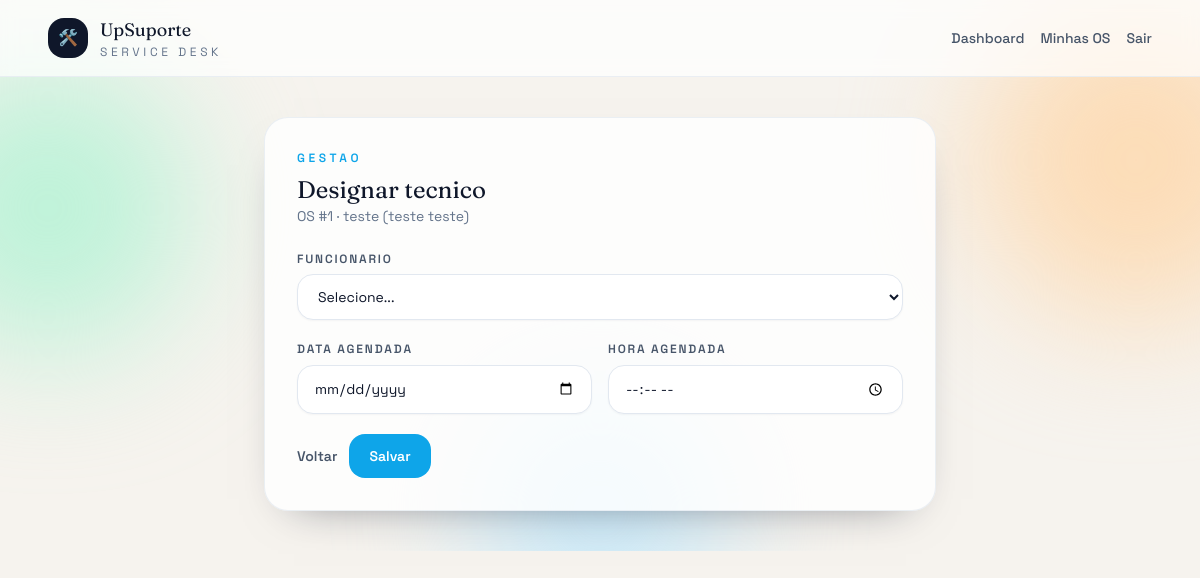
Page /os/1/designar/ (signed in) on the committed database.
### core/models.py (models this page shows, shortened)
class OrdemServico(models.Model):
    STATUS_CHOICES = [
        ("ABERTO", "Aberto"),
        ("AGENDADO", "Agendado"),
        ("EM_ANDAMENTO", "Em andamento"),
        ("CONCLUIDO", "Concluído"),
        ("CANCELADO", "Cancelado"),
    ]
    PRIORIDADE_CHOICES = [
        ("BAIXA", "Baixa"),
        ("MEDIA", "Média"),
        ("ALTA", "Alta"),
    ]
    aparelho = models.ForeignKey(Aparelho, on_delete=models.CASCADE, related_name="ordens")
    funcionario = models.ForeignKey(Funcionario, on_delete=models.SET_NULL, null=True, blank=True)
    problema_relatado = models.TextField()
    status = models.CharField(max_length=20, choices=STATUS_CHOICES, default="ABERTO")
    data_agendada = models.DateField(null=True, blank=True)
    hora_agendada = models.TimeField(null=True, blank=True)
    prioridade = models.CharField(max_length=10, choices=PRIORIDADE_CHOICES, default="MEDIA")
    laudo_tecnico = models.TextField(blank=True)  # só preenche quando finaliza
    data_criacao = models.DateTimeField(auto_now_add=True)
    data_conclusao = models.DateTimeField(null=True, blank=True)

class Aparelho(models.Model):
    TIPO_CHOICES = [
        ("NOTEBOOK", "Notebook"),
        ("DESKTOP", "Desktop"),
        ("IMPRESSORA", "Impressora"),
        ("MONITOR", "Monitor"),
        ("OUTRO", "Outro"),
    ]
    nome = models.CharField(max_length=150)
    tipo = models.CharField(max_length=50, choices=TIPO_CHOICES)
    marca = models.CharField(max_length=100)
    modelo = models.CharField(max_length=100)
    numero_serie = models.CharField(max_length=100, unique=True)
    cliente = models.CharField(max_length=150)
    data_cadastro = models.DateTimeField(auto_now_add=True)

### core/decorators.py (the view)
    @login_required
    def _wrapped(request, *args, **kwargs):
        if not request.user.groups.filter(name="Gestor").exists():
            return redirect("home")
        return view_func(request, *args, **kwargs)

### core/models.py (called while the page is built)
    def __str__(self):
        return self.usuario.get_full_name() or self.usuario.username

### core/views.py (called while the page is built, shortened)
@gestor_required
def designar_funcionario(request, os_id):
    ordem = get_object_or_404(OrdemServico, id=os_id)
    funcionarios = Funcionario.objects.all()
    return render(request, "designar_funcionario.html", {
        "ordem": ordem,
        "funcionarios": funcionarios
    })

### templates/designar_funcionario.html (shortened to what this page needs)
{% extends "base.html" %}
{% block content %}
<div class="mx-auto max-w-2xl rounded-3xl border border-slate-200/70 bg-white/80 p-8 shadow-soft">
  <div class="mb-6">
    <p class="text-xs font-semibold uppercase tracking-[0.3em] text-sky-500">Gestao</p>
    <h2 class="mt-2 font-display text-2xl">Designar tecnico</h2>
    <p class="text-sm text-slate-500">
      OS #{{ ordem.id }} · {{ ordem.aparelho.nome }} ({{ ordem.aparelho.marca }} {{ ordem.aparelho.modelo }})
    </p>
  </div>
  <form method="post" class="space-y-5">
    <div>
      <label class="form-label">Funcionario</label>
      <select name="funcionario" class="form-select" required>
        <option value="">Selecione...</option>
      </select>
    </div>
    <div class="grid gap-4 sm:grid-cols-2">
      <div>
        <label class="form-label">Data agendada</label>
        <input type="date" name="data_agendada" class="form-control">
      </div>
      <div>
        <label class="form-label">Hora agendada</label>
        <input type="time" name="hora_agendada" class="form-control">
      </div>
    </div>
    <div class="flex flex-wrap items-center gap-3">
      <a href="{% url 'home' %}" class="text-sm font-semibold text-slate-600 hover:text-slate-900">Voltar</a>
      <button type="submit" class="rounded-2xl bg-sky-500 px-5 py-3 text-sm font-semibold text-white transition hover:-translate-y-0.5">
        Salvar
      </button>
    </div>
  </form>
</div>
{% endblock %}

### templates/base.html (style rules this page uses)
.form-control, .form-select { border-radius: 1rem; border: 1px solid rgba(226, 232, 240, 1); padding: 0.75rem 1rem; width: 100%; font-size: 0.875rem; box-shadow: 0 1px 2px rgba(15, 23, 42, 0.04); background-color: white; }
.form-label { font-size: 0.75rem; font-weight: 600; color: rgba(71, 85, 105, 1); text-transform: uppercase; letter-spacing: 0.15em; display: block; margin-bottom: 0.4rem; }
form label { font-size: 0.75rem; font-weight: 600; color: rgba(71, 85, 105, 1); text-transform: uppercase; letter-spacing: 0.15em; display: block; margin-bottom: 0.4rem; }

### rows in the picture
OrdemServico: id "1", aparelho.nome "teste", aparelho.marca "teste", aparelho.modelo "teste"
